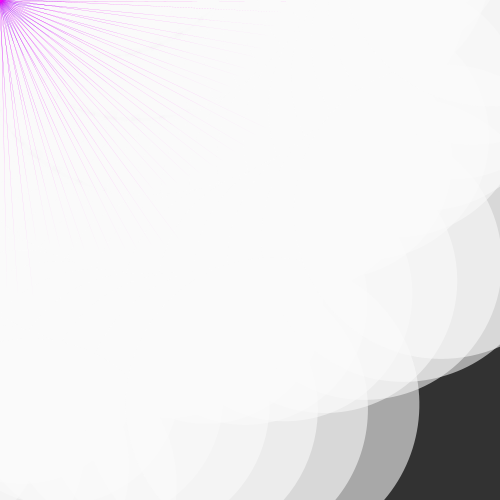
Frame 1 (no input)
Frame 60 (the mouse pressed at the canvas centre just before this capture): identical to frame 1, image omitted
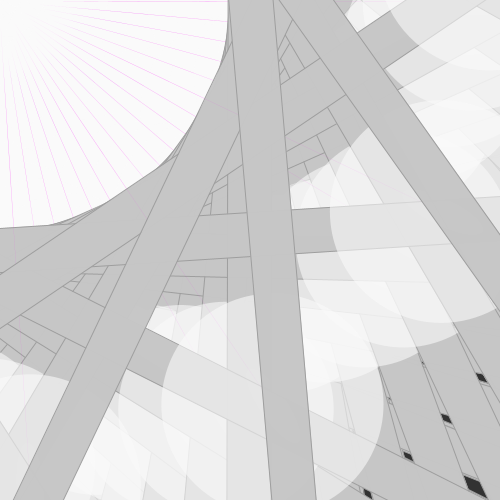
Frame 120 (the mouse held since frame 60 and released just before this capture)

The Processing sketch that drew these frames (run headless with seeded random() and noise(); from frame 60 on, the mouse is pressed at the canvas centre):

// Processing sketch: processing_2857
// ── processing_2857.pde

float margen, sp;
 
 
void setup(){
  margen = 1;
  sp =20;
  size(500, 500);
  smooth();
  stroke(250,50);
  strokeWeight(1);
}
 
 
void draw(){
 
 
  background(50);
       

 
  rotate(100);

    for(float x = margen; x < width; x += sp/2){
      for(float y = margen; x < width; x += sp/12){
      float d;
      d = 100+sqrt((mouseX - x)*(mouseX - x) + (mouseY - y)*(mouseY - y));
       fill(255,5);
     ellipse(x,y,d*0.2, d/16);  //
 
      fill(#C6C6C6,mouseY); 
      stroke(#9D9D9D,mouseX); 
      ellipse (mouseX, mouseY, d/10, d*100);
       
       noStroke();
      fill(x,y, 250, 100);
ellipse(mouseX, y, d, 60/d);  
ellipse(x,mouseY, 60/d, 60/d);  
 
rotate(100);
 
       d = 100+sqrt((mouseX - x)*(mouseX - x) + (mouseY - y)*(mouseY - y));
    fill(250,150);
 
     ellipse(x,y,d/2, d/2);  
   d = dist(mouseX, mouseY, x, y);
      }

  
  stroke(52,200); 
      fill(155, 163, 165);
      
      
       
    }    
    }   
       
